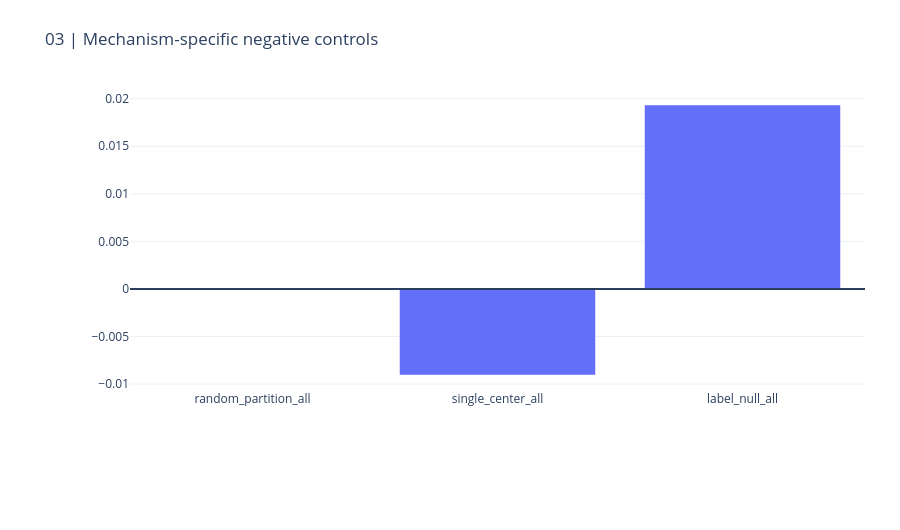
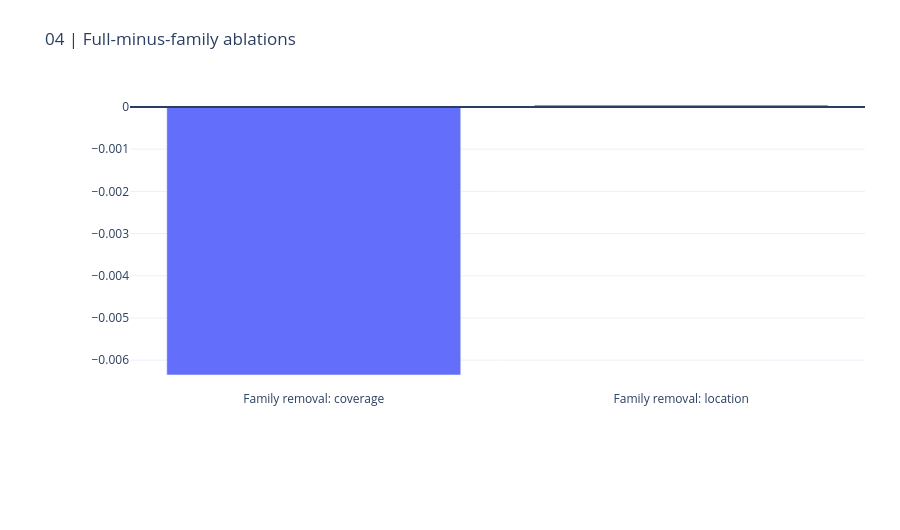

Notebook code for these charts, in order:
### Markdown cell above
## 3. Mechanism-specific controls

random_partition_all; single_center_all; label_null_all. Controls diagnose attribution; no secondary winner may silently replace the primary.

### Code cell
CHARTS[2].show(renderer="plotly_mimetype")
CHARTS[3].show(renderer="plotly_mimetype")

### Figure 1 — Plotly figure (JSON) as saved in the notebook; plotly's stock layout.template omitted (floating-point values rounded to 4 significant figures)
{"data": [{"type": "bar", "x": ["random_partition_all", "single_center_all", "label_null_all"], "y": [8.072e-05, -0.00905, 0.01934]}], "layout": {"height": 530, "margin": {"b": 140, "l": 130, "r": 35, "t": 90}, "shapes": [{"type": "line", "x0": 0, "x1": 1, "xref": "x domain", "y0": 0, "y1": 0, "yref": "y"}], "title": {"text": "03 | Mechanism-specific negative controls"}, "xaxis": {"automargin": true}, "yaxis": {"automargin": true}}}

### Figure 2 — Plotly figure (JSON) as saved in the notebook; plotly's stock layout.template omitted (floating-point values rounded to 4 significant figures)
{"data": [{"type": "bar", "x": ["Family removal: coverage", "Family removal: location"], "y": [-0.006351, 4.644e-05]}], "layout": {"height": 530, "margin": {"b": 140, "l": 130, "r": 35, "t": 90}, "shapes": [{"type": "line", "x0": 0, "x1": 1, "xref": "x domain", "y0": 0, "y1": 0, "yref": "y"}], "title": {"text": "04 | Full-minus-family ablations"}, "xaxis": {"automargin": true}, "yaxis": {"automargin": true}}}
